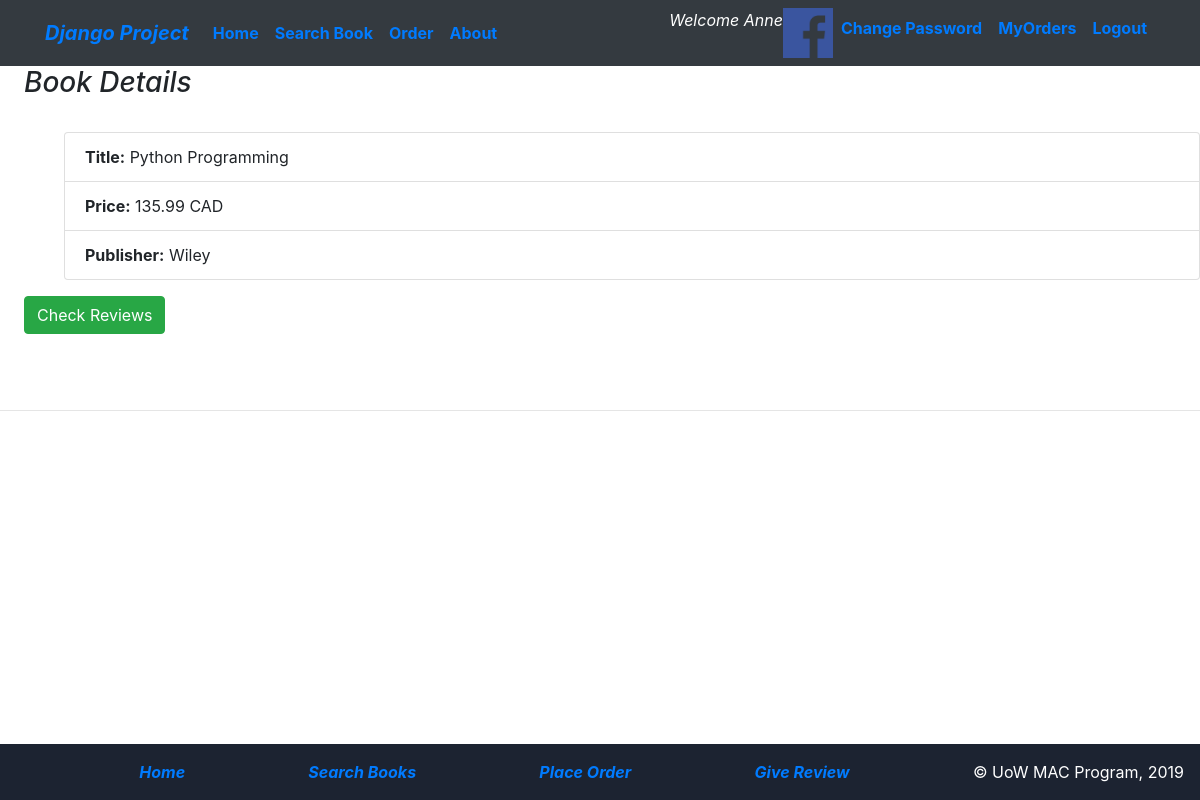
/myapp/4 (signed in), run on the app's committed database.
### myapp/models.py (models this page shows, shortened)
class Member(User):
    STATUS_CHOICES = {
        (1, 'Regular member'),
        (2, 'Premium Member'),
        (3, 'Guest Member'),
    }
    status = models.IntegerField(choices=STATUS_CHOICES, default=1)
    address = models.CharField(max_length=300, blank=True)
    city = models.CharField(max_length=20, default='Windsor')
    province=models.CharField(max_length=2, default='ON')
    last_renewal = models.DateField(default=timezone.now)
    auto_renew = models.BooleanField(default=True)
    borrowed_books = models.ManyToManyField(Book, blank=True)
    avatar = models.FileField(upload_to='profile', help_text="Accepted format are .PNG, .JPEG, .JPG", blank=True, null=True)

class Book(models.Model):
    CATEGORY_CHOICES = [
        ('S', 'Science&Tech'),
        ('F', 'Fiction'),
        ('B', 'Biography'),
        ('T', 'Travel'),
        ('O', 'Other')
    ]
    title = models.CharField(max_length=200)
    category = models.CharField(max_length=1, choices=CATEGORY_CHOICES, default='S')
    num_pages = models.PositiveIntegerField(default=100)
    price = models.DecimalField(max_digits=10, decimal_places=2, validators=[maxvaluevalidator, minvaluevalidator])
    publisher = models.ForeignKey(Publisher, related_name='books', on_delete=models.CASCADE)
    description = models.TextField(blank=True)
    num_reviews = models.PositiveIntegerField(default=0)

class Publisher(models.Model):
    name = models.CharField(max_length=200)
    website = models.URLField()
    city = models.CharField(max_length=20, blank=True)
    country = models.CharField(max_length=20, default='USA')
    def __str__(self):
        return self.name

### myapp/views.py (the view)
# urls.py: path(r'<int:pk>', detailView.as_view(), name='detail'),
class detailView(DetailView):
    model = Book
    template_name = 'myapp/book_detail.html'
    def get_queryset(self):
        return Book.objects.filter(id=self.kwargs['pk'])

### myapp/templates/myapp/book_detail.html
{%  extends 'myapp/base.html' %}
{% block body_block %}
    <body>
        <h3><i>Book Details</i></h3>
        <br/>
        <ol>
            <li class="list-group-item"><b>Title:</b> {{ book.title }}</li>
            <li class="list-group-item"><b>Price:</b> {{ book.price }} CAD</li>
            <li class="list-group-item"><b>Publisher:</b> {{ book.publisher }}</li>
        </ol>
        <a href="{% url 'myapp:chk_reviews' book.id %}"><button class="btn btn-success" > Check Reviews </button></a>
    </body>
{% endblock %}

### myapp/templates/myapp/base.html (shortened to what this page needs)
<!DOCTYPE html>
{% load staticfiles %}
<html>
    <head>
        <link rel="stylesheet" href="https://stackpath.bootstrapcdn.com/bootstrap/4.1.3/css/bootstrap.min.css">
        <link rel="stylesheet" type="text/css" href="{% static 'myapp/style.css' %}" />
    </head>
        <nav class="navbar navbar-expand-sm bg-dark"
        {% block nav-style %}{% endblock %}">
            <div class="container p-none">
                <div class="navbar-header">
                    <a class="navbar-brand" href="{% url 'myapp:index' %}"><b><i>Django Project</i></b></a>
                </div>
                <div class="collapse navbar-collapse">
                    <ul class="nav navbar-nav navbar-right">
                        <li class="nav-item"><a class="nav-link" href="{% url 'myapp:index' %}"><b>Home</b></a></li>
                        <li class="nav-item"><a class="nav-link" href="{% url 'myapp:findbooks' %}"><b>Search Book</b></a></li>
                        <li class="nav-item"><a class="nav-link" href="{% url 'myapp:place_order' %}"><b>Order</b></a></li>
                        <li class="nav-item"><a class="nav-link" href="{% url 'myapp:about' %}"><b>About</b></a></li>
                    </ul>
                    <ul class="navbar-nav ml-auto">
                    {% if user.is_authenticated %}
                                <li class="nav-item"><i style="color:white">Welcome {{ user.first_name }} </i></li>
                                {% if user.member.avatar.url %}
                                    <li class="nav-item"><img src="{{ user.member.avatar.url}}" width = "50" height = "50"></li>
                                {% endif %}
                        <li class="nav-item"><a class='nav-link' href="{% url 'password_change' %}"><b>Change Password</b></a></li>
                                <li class="nav-item"><a class='nav-link' href="{% url 'myapp:myorders' %}"><b>MyOrders</b></a></li>
                                <li class="nav-item"><a class='nav-link' href="{% url 'myapp:logout' %}"><b>Logout</b></a></li>
                    {% else %}
                            <li class="nav-item"><a class= 'nav-link' href="{% url 'myapp:login' %}"><b>Login</b></a></li>
                            <li class="nav-item"><a class="nav-link" href="{% url 'myapp:register' %}"><b>Register</b></a></li>
                        {% endif %}
                       </ul>
                </div>
            </div>
        </nav>
    <body class="bodytag">
        <div class="bodycontent">
            {% block body_block %}*** {% endblock %}
        </div>
        <hr />
</body>
    <footer class="page-footer fixed bottom">
        <div class= "navbar navbar-inverse navbar-static-bottom" role="navigation">
            <div class= "navbar-text pull-right">
                <a href="{% url 'myapp:index' %}">
                    <b><i>Home</i></b></a>
            </div>
            <div class= "navbar-text pull-right">
                <a href="{% url 'myapp:findbooks' %}">
                    <b><i>Search Books</i></b></a>
            </div>
            <div class= "navbar-text pull-right">
                <a href="{% url 'myapp:place_order' %}">
                    <b><i>Place Order</i></b></a>
            </div>
            <div class= "navbar-text pull-right">
                <a href="{% url 'myapp:review' %}">
                    <b><i>Give Review</i></b></a>
            </div>
            <div class="navbar-text pull-left">
            &copy; UoW MAC Program, 2019
            </div>
        </div>
    </footer>
</html></html>

### myapp/static/myapp/style.css (style rules this page uses)
.bodytag { background-color: white; }
.bodycontent { padding-bottom: 5%; padding-left: 2%; }
.page-footer { color: white; background-color: #1C2331; position: fixed; bottom: 0; width: 100%; }
html,body { overflow-x: hidden; }

### data on the page
Book: title "Python Programming", price "135.99", publisher "Wiley"

### other printed values
{{ user.first_name }} "Anne"
